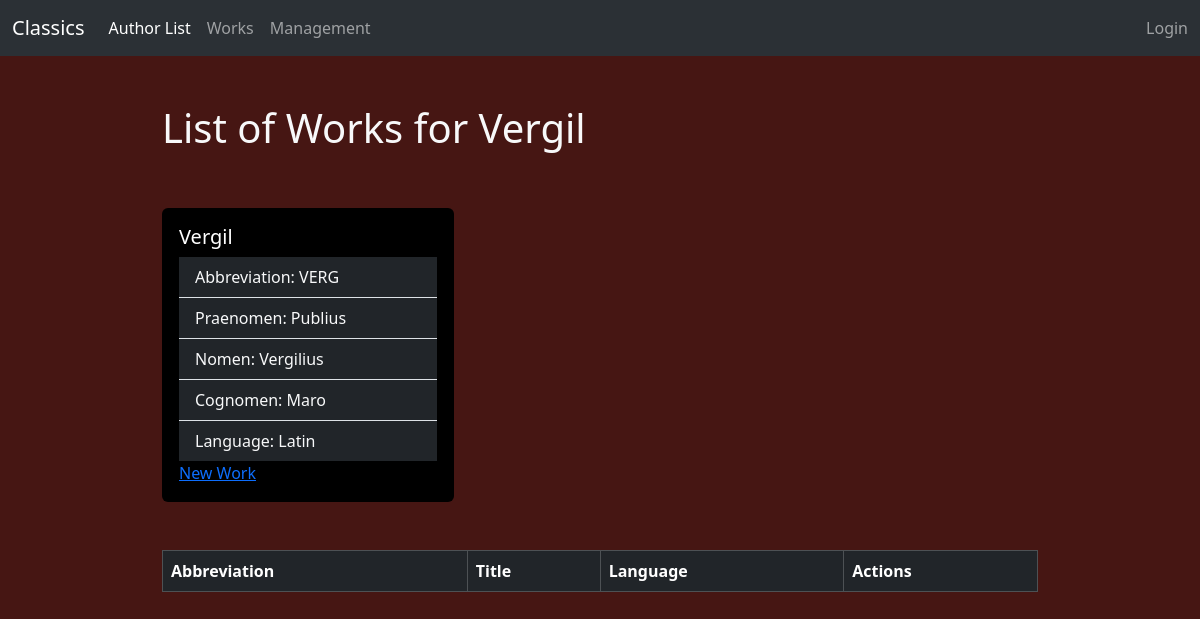
The page /authors/details/1 on the database as committed earlier.
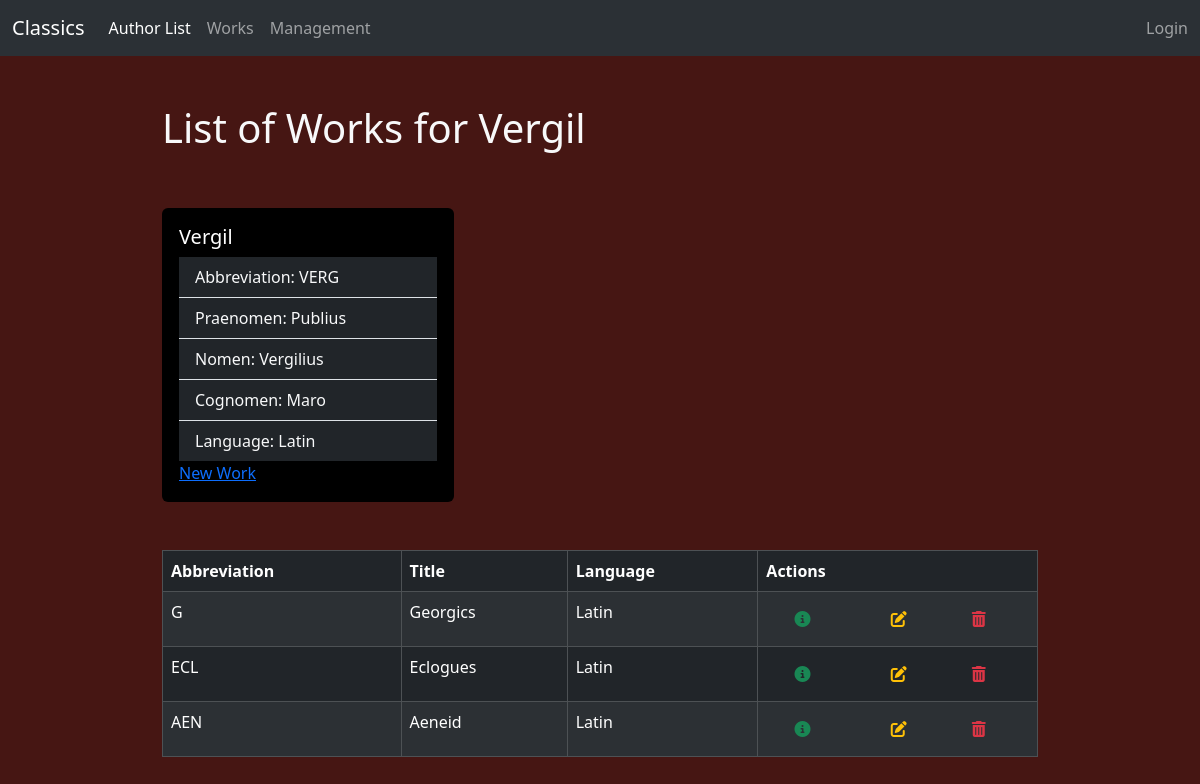
The same page on the database as committed later.
### authors/models.py (models this page shows, shortened)
class Opus(models.Model):
    abbreviation = models.CharField(max_length=10, null=False)
    title = models.CharField(max_length=255, null=False)
    dialect = models.CharField(max_length=3, blank=True, choices=Language.choices)
    author = models.ForeignKey(
        Author,
        on_delete=models.PROTECT,
        related_name='opera',
        null=True
    )
    class Meta:
        constraints = [
            models.UniqueConstraint(
                fields=['abbreviation', 'author'],
                name='unique_work'
            )
        ]

### authors/views.py (the view)
# urls.py: path('authors/details/<str:id>', views.details, name='details'),
def details(request, id):
    author = Author.objects.get(id=id)
    template = loader.get_template("authors/details.html")
    context = {
        'author': author,
    }
    return HttpResponse(template.render(context, request))

### authors/templates/authors/details.html (shortened to what this page needs)
{% extends "master.html" %}
{% block content %}
    <h1 class="py-5">List of Works for {{ author.name }}</h1>
    <div class="card col-4 bg-black text-white mb-5">
        <div class="card-body">
            <h5 class="card-title">{{ author.name }}</h5>
            <ul class="list-group list-group-flush">
                <li class="list-group-item bg-dark text-light">Abbreviation: {{ author.abbreviation }}</li>
                <li class="list-group-item bg-dark text-light">Praenomen: {{ author.praenomen }}</li>
                <li class="list-group-item bg-dark text-light">Nomen: {{ author.nomen }}</li>
                <li class="list-group-item bg-dark text-light">Cognomen: {{ author.cognomen }}</li>
                <li class="list-group-item bg-dark text-light">Language: {{ author.get_language_display }}</li>
            </ul>
            <a href="/opera/add/{{ author.id }}">
                New Work
            </a>
        </div>
    </div>
    <table class="table table-striped table-bordered table-dark">
        <thead>
        <tr>
            <th>Abbreviation</th>
            <th>Title</th>
            <th>Language</th>
            <th>Actions</th>
        </tr>
        </thead>
        <tbody>
        {% for w in author.opera.all %}
            <tr>
                <td>{{ w.abbreviation }}</td>
                <td>{{ w.title }}</td>
                <td>{{ w.get_dialect_display }}</td>
                <td>
                    <div class="row">
                        <a href="/opera/details/{{ w.id }}" class="btn btn-link link-success col"><i class="fa-solid fa-circle-info"></i></a>
                        <a href="/opera/edit/{{ w.id }}" class="btn btn-link link-warning col"><i class="fa-solid fa-pen-to-square"></i></a>
                        <form action="/opera/delete/{{ w.id }}" method="POST" class="col">
                            <button type="submit" class="btn btn-link link-danger"><i class="fa-solid fa-trash-can"></i></button>
                        </form>
                    </div>
                </td>
            </tr>
        {% endfor %}
        </tbody>
    </table>
{% endblock %}

Rows that differ between the two databases and show on the page:
added Opus: abbreviation "G", title "Georgics", dialect "Latin"
added Opus: abbreviation "ECL", title "Eclogues", dialect "Latin"
added Opus: abbreviation "AEN", title "Aeneid", dialect "Latin"
